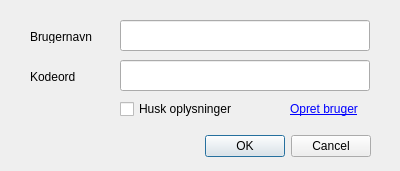
<?xml version="1.0" encoding="UTF-8"?>
<ui version="4.0">
 <class>Dialog</class>
 <widget class="QDialog" name="Dialog">
  <property name="geometry">
   <rect>
    <x>0</x>
    <y>0</y>
    <width>400</width>
    <height>171</height>
   </rect>
  </property>
  <property name="windowTitle">
   <string>Dialog</string>
  </property>
  <widget class="QDialogButtonBox" name="buttonBox">
   <property name="geometry">
    <rect>
     <x>30</x>
     <y>130</y>
     <width>341</width>
     <height>32</height>
    </rect>
   </property>
   <property name="orientation">
    <enum>Qt::Horizontal</enum>
   </property>
   <property name="standardButtons">
    <set>QDialogButtonBox::Cancel|QDialogButtonBox::Ok</set>
   </property>
  </widget>
  <widget class="QLabel" name="username_label">
   <property name="geometry">
    <rect>
     <x>30</x>
     <y>30</y>
     <width>70</width>
     <height>13</height>
    </rect>
   </property>
   <property name="text">
    <string>Brugernavn</string>
   </property>
  </widget>
  <widget class="QLabel" name="password_label">
   <property name="geometry">
    <rect>
     <x>30</x>
     <y>70</y>
     <width>70</width>
     <height>13</height>
    </rect>
   </property>
   <property name="text">
    <string>Kodeord</string>
   </property>
  </widget>
  <widget class="QCheckBox" name="remember_settings">
   <property name="geometry">
    <rect>
     <x>120</x>
     <y>100</y>
     <width>121</width>
     <height>18</height>
    </rect>
   </property>
   <property name="text">
    <string>Husk oplysninger</string>
   </property>
  </widget>
  <widget class="QLineEdit" name="username">
   <property name="geometry">
    <rect>
     <x>120</x>
     <y>20</y>
     <width>250</width>
     <height>31</height>
    </rect>
   </property>
  </widget>
  <widget class="QLineEdit" name="password">
   <property name="geometry">
    <rect>
     <x>120</x>
     <y>60</y>
     <width>250</width>
     <height>31</height>
    </rect>
   </property>
  </widget>
  <widget class="QLabel" name="label">
   <property name="geometry">
    <rect>
     <x>290</x>
     <y>100</y>
     <width>81</width>
     <height>18</height>
    </rect>
   </property>
   <property name="text">
    <string>&lt;a href=&quot;http://download.kortforsyningen.dk//content/opret-mig-som-bruger&quot;&gt;Opret bruger&lt;/a&gt;</string>
   </property>
  </widget>
 </widget>
 <resources/>
 <connections>
  <connection>
   <sender>buttonBox</sender>
   <signal>accepted()</signal>
   <receiver>Dialog</receiver>
   <slot>accept()</slot>
   <hints>
    <hint type="sourcelabel">
     <x>248</x>
     <y>254</y>
    </hint>
    <hint type="destinationlabel">
     <x>157</x>
     <y>274</y>
    </hint>
   </hints>
  </connection>
  <connection>
   <sender>buttonBox</sender>
   <signal>rejected()</signal>
   <receiver>Dialog</receiver>
   <slot>reject()</slot>
   <hints>
    <hint type="sourcelabel">
     <x>316</x>
     <y>260</y>
    </hint>
    <hint type="destinationlabel">
     <x>286</x>
     <y>274</y>
    </hint>
   </hints>
  </connection>
 </connections>
</ui>
